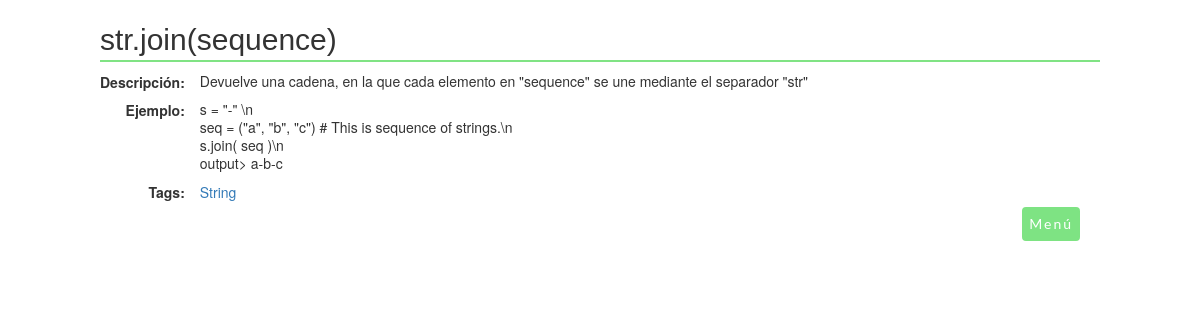
The app's page /apuntespy/4/results/ with its own data.
### apuntespy/models.py (models this page shows, shortened)
class Tip(models.Model):
    tags = models.ManyToManyField(Tag, related_name="tips")
    tip_nombre = models.CharField(max_length=200, validators=[tip_unico])
    tip_descripcion = models.TextField()
    tip_ejemplo = models.TextField()
    def  __str__(self):
        return self.tip_nombre

class Tag(models.Model):
    tag_text = models.CharField(max_length=200, validators=[tag_unico])
    def  __str__(self):
        return self.tag_text

### apuntespy/views.py (the view)
# urls.py: path('<int:pk>/results/', views.ResultsView.as_view(), name='results'),
class ResultsView(generic.DetailView):
    model = Tip
    template_name = 'apuntespy/result.html'

### apuntespy/templates/apuntespy/result.html
{% load static %}
<link rel="stylesheet" href="//maxcdn.bootstrapcdn.com/bootstrap/3.2.0/css/bootstrap.min.css">
<link rel="stylesheet" href="//maxcdn.bootstrapcdn.com/bootstrap/3.2.0/css/bootstrap-theme.min.css">
<link rel="stylesheet" href="{% static 'apuntespy/apuntespy.css' %}">
<h1 class="titulo">{{ tip }}</h1>
<table>
   <tr>
       <td class="subtitulo">Descripción: </td>
       <td class="texto">{{ tip.tip_descripcion|linebreaks }}</td>
   </tr>
    <tr>
        <td class="subtitulo">Ejemplo: </td>
       <td class="texto">{{ tip.tip_ejemplo|linebreaks }}</td>
    </tr>
   <tr>
       <td class="subtitulo">Tags: </td>
       {% for tag in tip.tags.all %}
            <td class="texto"><a href="{% url 'apuntespy:detail' tag.id %}">{{ tag }}</a></td>
        {% endfor %}
   </tr>
</table>
            <nav>
                <ul id="submenu">
                    <li> <a href="{% url 'apuntespy:tag_list' %}" class="boton" >Menú</a></li>
                </ul>
            </nav>

### apuntespy/static/apuntespy/apuntespy.css (style rules this page uses)
nav { float: right; }
nav ul { float: right; margin: 0 15px 0 0; list-style: none; overflow: hidden }
nav ul li { float: right; }
nav ul li a { display: block; padding: 20px; color: #fff; text-decoration: none; }
.boton { background-clip: border-box; background: #7ee383; border: 2px solid #7ee383; border-radius: 4px; font-family: "Lato", sans-serif; letter-spacing: 2px; font-weight: normal; text-align: center; vertical-align: middle; white-space: normal; font-size: 14px; padding: 5px; margin: 5px; }
.titulo { font-family: "Unica One", sans-serif; border-bottom: 2px solid #2e2e2e; border-bottom-color: rgba(126, 227, 131, 0.984); font-size: 30px; line-height: 40px; }
.subtitulo { font-size: 14px; font-weight: bold; vertical-align:top; text-align:right }
.texto { padding-left: 15px; text-align: left; font-size: 14px; font-weight: 300; line-height: 18px; }

### records on screen
Tip: tip_nombre "str.join(sequence)", tip_descripcion "Devuelve una cadena, en la que cada elemento en \"sequence\" se une mediante el separador \"str\"", tip_ejemplo "s = \"-\" \\n seq = (\"a\", \"b\", \"c\") # This is sequence of strings.\\n s.join( seq )\\n output> a-b-c"
Tag: tag_text "String"
